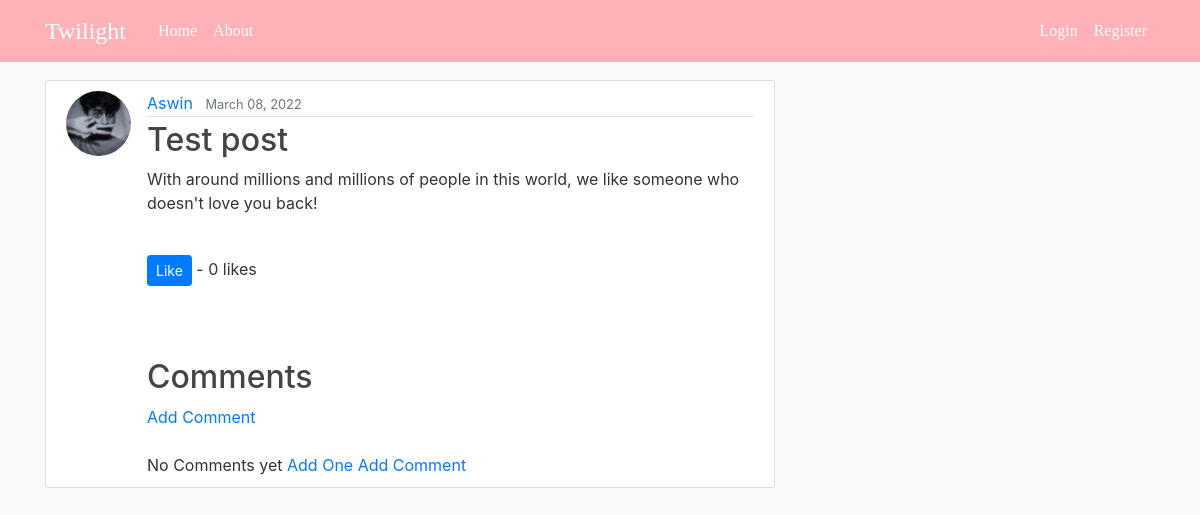
Page /post/40/ on the committed database.
### blog/models.py (models this page shows, shortened)
class Post(models.Model):
    title = models.CharField(max_length=100)
    content = models.TextField()
    date_posted = models.DateTimeField(default=timezone.now)
    author = models.ForeignKey(User, on_delete=models.CASCADE)
    likes = models.ManyToManyField(User, related_name='blog_posts')
    def total_likes(self):
        return self.likes.count()

### users/models.py (models this page shows, shortened)
class Profile(models.Model):
    user = models.OneToOneField(User, on_delete=models.CASCADE)
    image = models.ImageField(default='default.jpg', upload_to='profile_pics')

### blog/views.py (the view)
# urls.py: path('post/<int:pk>/', PostDetailView.as_view(), name='post-detail'),
class PostDetailView(DetailView):
    model = Post
    template_name = 'blog/post_detail.html'
    def get_context_data(self, *args, **kwargs):
        c_menu = Post.objects.all()
        context = super(PostDetailView, self).get_context_data()
        stuff = get_object_or_404(Post, id=self.kwargs['pk'])
        total_likes = stuff.total_likes()
        context["c_menu"] = c_menu
        context["total_likes"] = total_likes
        return context

### blog/templates/blog/post_detail.html (shortened to what this page needs)
{% extends "blog/base.html" %}
{% block content %}
  <article class="media content-section">
    <img class="rounded-circle article-img" src="{{ object.author.profile.image.url }}">
    <div class="media-body">
      <div class="article-metadata">
        <a class="mr-2" href="{% url 'user-posts' object.author.username %}">{{ object.author }}</a>
        <small class="text-muted">{{ object.date_posted|date:"F d, Y" }}</small>
      </div>
      <h2 class="article-title">{{ object.title }}</h2>
      <p class="article-content">{{ object.content }}</p>
      <br/>
            <form action="{% url 'like_post' post.pk %}" method="POST">
              <button type="subimit", name="post_id", value="{{ post.id }}", class="btn btn-primary btn-sm"> Like </button> - {{ total_likes }} likes
            </form>
      <br/><br/>
      <br/>
      <h2>Comments </h2>
      <a href="{% url 'add_comment' post.pk %}">Add Comment</a>
      <br/><br/>
      {% if not post.comments.all %}
          No Comments yet <a href="#">
          Add One</a>
          <a href="{% url 'add_comment' post.pk %}">Add Comment</a>
      {% endif %}
    </div>
  </article>
{% endblock content %}

### blog/static/blog/main.css (style rules this page uses)
body { background: #fafafa; color: #333333; margin-top: 5rem; }
h1, h2, h3, h4, h5, h6 { color: #444444; }
.content-section { background: #ffffff; padding: 10px 20px; border: 1px solid #dddddd; border-radius: 3px; margin-bottom: 20px; }
.article-title { color: #444444; }
.article-content { white-space: pre-line; }
.article-img { height: 65px; width: 65px; margin-right: 16px; }
.article-metadata { padding-bottom: 1px; margin-bottom: 4px; border-bottom: 1px solid #e3e3e3 }

### rows in the picture
Post: author.profile.image (picture), author "Aswin", date_posted "March 08, 2022", title "Test post", content "With around millions and millions of people in this world, we like someone who doesn't love you back!"

### other values in the picture
{{ total_likes }} "0"
